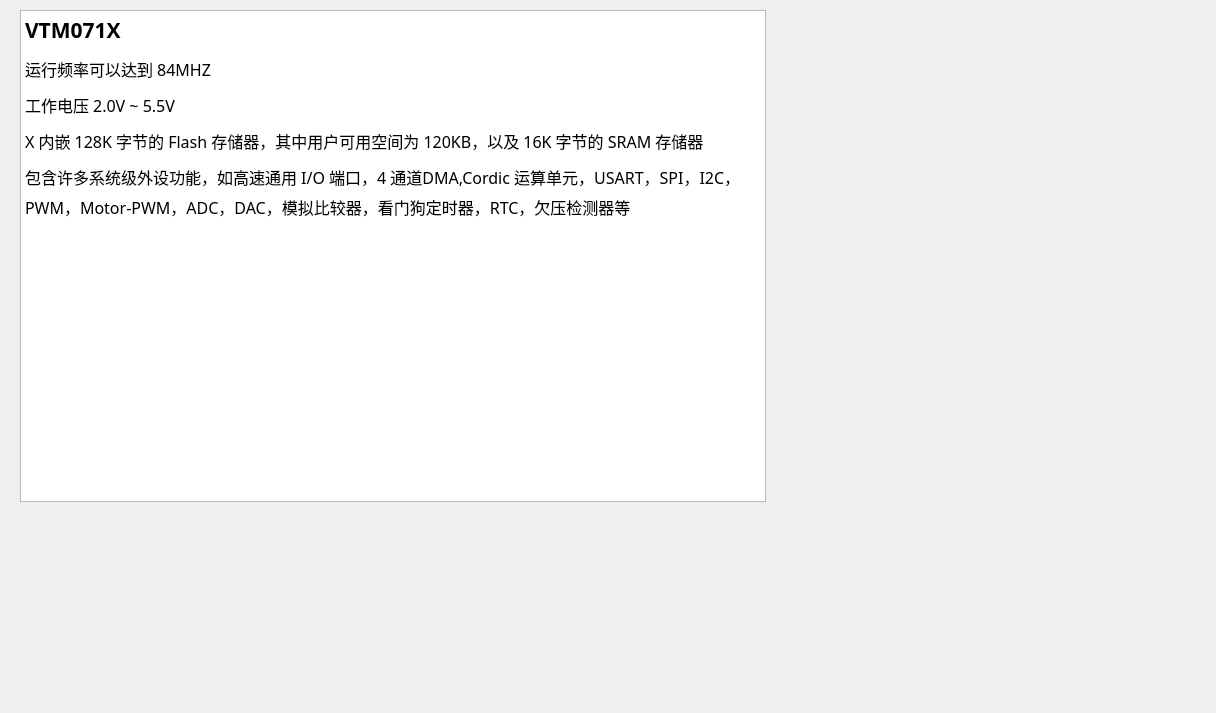
<?xml version="1.0" encoding="UTF-8"?>
<ui version="4.0">
 <class>Chip</class>
 <widget class="QWidget" name="Chip">
  <property name="geometry">
   <rect>
    <x>0</x>
    <y>0</y>
    <width>1216</width>
    <height>713</height>
   </rect>
  </property>
  <property name="windowTitle">
   <string>Chips</string>
  </property>
  <property name="windowIcon">
   <iconset>
    <normaloff>:/req/Create a new project/Yun.png</normaloff>:/req/Create a new project/Yun.png</iconset>
  </property>
  <widget class="QTextEdit" name="text32030x">
   <property name="geometry">
    <rect>
     <x>20</x>
     <y>10</y>
     <width>746</width>
     <height>492</height>
    </rect>
   </property>
   <property name="font">
    <font>
     <family>微软雅黑</family>
     <pointsize>14</pointsize>
     <weight>50</weight>
     <bold>false</bold>
    </font>
   </property>
   <property name="contextMenuPolicy">
    <enum>Qt::DefaultContextMenu</enum>
   </property>
   <property name="styleSheet">
    <string notr="true">
border-image: url(:/req/update/自定义大小 – 2_slices/1.png);</string>
   </property>
   <property name="midLineWidth">
    <number>0</number>
   </property>
   <property name="verticalScrollBarPolicy">
    <enum>Qt::ScrollBarAlwaysOff</enum>
   </property>
   <property name="lineWrapMode">
    <enum>QTextEdit::WidgetWidth</enum>
   </property>
   <property name="html">
    <string>&lt;!DOCTYPE HTML PUBLIC &quot;-//W3C//DTD HTML 4.0//EN&quot; &quot;http://www.w3.org/TR/REC-html40/strict.dtd&quot;&gt;
&lt;html&gt;&lt;head&gt;&lt;meta name=&quot;qrichtext&quot; content=&quot;1&quot; /&gt;&lt;style type=&quot;text/css&quot;&gt;
p, li { white-space: pre-wrap; }
&lt;/style&gt;&lt;/head&gt;&lt;body style=&quot; font-family:'微软雅黑'; font-size:14pt; font-weight:400; font-style:normal;&quot;&gt;
&lt;p style=&quot; margin-top:0px; margin-bottom:0px; margin-left:0px; margin-right:0px; -qt-block-indent:0; text-indent:0px;&quot;&gt;&lt;span style=&quot; font-size:16pt; font-weight:600;&quot;&gt;VTM030X &lt;/span&gt;&lt;/p&gt;
&lt;p style=&quot; margin-top:12px; margin-bottom:12px; margin-left:0px; margin-right:0px; -qt-block-indent:0; text-indent:0px;&quot;&gt;&lt;span style=&quot; font-size:12pt;&quot;&gt;运行频率可以达到 84MHZ&lt;/span&gt;&lt;/p&gt;
&lt;p style=&quot; margin-top:12px; margin-bottom:12px; margin-left:0px; margin-right:0px; -qt-block-indent:0; text-indent:0px;&quot;&gt;&lt;span style=&quot; font-size:12pt;&quot;&gt;工作电压 2.0V ~ 5.5V&lt;/span&gt;&lt;/p&gt;
&lt;p style=&quot; margin-top:12px; margin-bottom:12px; margin-left:0px; margin-right:0px; -qt-block-indent:0; text-indent:0px;&quot;&gt;&lt;span style=&quot; font-size:12pt;&quot;&gt;X 内嵌 128K 字节的 Flash 存储器，其中用户可用空间为 120KB，以及 16K 字节的 SRAM 存储器&lt;/span&gt;&lt;/p&gt;
&lt;p style=&quot; margin-top:12px; margin-bottom:12px; margin-left:0px; margin-right:0px; -qt-block-indent:0; text-indent:0px;&quot;&gt;&lt;span style=&quot; font-size:12pt;&quot;&gt;包含许多系统级外设功能，如高速通用 I/O 端口，4 通道DMA,Cordic 运算单元，USART，SPI，I2C，PWM，Motor-PWM，ADC，DAC，模拟比较器，看门狗定时器，RTC，欠压检测器等&lt;/span&gt;&lt;span style=&quot; font-size:18pt;&quot;&gt;&lt;br /&gt;&lt;/span&gt;&lt;/p&gt;&lt;/body&gt;&lt;/html&gt;</string>
   </property>
  </widget>
  <widget class="QTableView" name="tableView">
   <property name="geometry">
    <rect>
     <x>20</x>
     <y>10</y>
     <width>746</width>
     <height>492</height>
    </rect>
   </property>
  </widget>
  <widget class="QTextEdit" name="text071x">
   <property name="geometry">
    <rect>
     <x>20</x>
     <y>10</y>
     <width>746</width>
     <height>492</height>
    </rect>
   </property>
   <property name="font">
    <font>
     <family>微软雅黑</family>
     <pointsize>14</pointsize>
     <weight>50</weight>
     <bold>false</bold>
    </font>
   </property>
   <property name="contextMenuPolicy">
    <enum>Qt::DefaultContextMenu</enum>
   </property>
   <property name="styleSheet">
    <string notr="true">
border-image: url(:/req/update/自定义大小 – 2_slices/1.png);</string>
   </property>
   <property name="midLineWidth">
    <number>0</number>
   </property>
   <property name="verticalScrollBarPolicy">
    <enum>Qt::ScrollBarAlwaysOff</enum>
   </property>
   <property name="lineWrapMode">
    <enum>QTextEdit::WidgetWidth</enum>
   </property>
   <property name="html">
    <string>&lt;!DOCTYPE HTML PUBLIC &quot;-//W3C//DTD HTML 4.0//EN&quot; &quot;http://www.w3.org/TR/REC-html40/strict.dtd&quot;&gt;
&lt;html&gt;&lt;head&gt;&lt;meta name=&quot;qrichtext&quot; content=&quot;1&quot; /&gt;&lt;style type=&quot;text/css&quot;&gt;
p, li { white-space: pre-wrap; }
&lt;/style&gt;&lt;/head&gt;&lt;body style=&quot; font-family:'微软雅黑'; font-size:14pt; font-weight:400; font-style:normal;&quot;&gt;
&lt;p style=&quot; margin-top:0px; margin-bottom:0px; margin-left:0px; margin-right:0px; -qt-block-indent:0; text-indent:0px;&quot;&gt;&lt;span style=&quot; font-size:16pt; font-weight:600;&quot;&gt;VTM071X &lt;/span&gt;&lt;/p&gt;
&lt;p style=&quot; margin-top:12px; margin-bottom:12px; margin-left:0px; margin-right:0px; -qt-block-indent:0; text-indent:0px;&quot;&gt;&lt;span style=&quot; font-size:12pt;&quot;&gt;运行频率可以达到 84MHZ&lt;/span&gt;&lt;/p&gt;
&lt;p style=&quot; margin-top:12px; margin-bottom:12px; margin-left:0px; margin-right:0px; -qt-block-indent:0; text-indent:0px;&quot;&gt;&lt;span style=&quot; font-size:12pt;&quot;&gt;工作电压 2.0V ~ 5.5V&lt;/span&gt;&lt;/p&gt;
&lt;p style=&quot; margin-top:12px; margin-bottom:12px; margin-left:0px; margin-right:0px; -qt-block-indent:0; text-indent:0px;&quot;&gt;&lt;span style=&quot; font-size:12pt;&quot;&gt;X 内嵌 128K 字节的 Flash 存储器，其中用户可用空间为 120KB，以及 16K 字节的 SRAM 存储器&lt;/span&gt;&lt;/p&gt;
&lt;p style=&quot; margin-top:12px; margin-bottom:12px; margin-left:0px; margin-right:0px; -qt-block-indent:0; text-indent:0px;&quot;&gt;&lt;span style=&quot; font-size:12pt;&quot;&gt;包含许多系统级外设功能，如高速通用 I/O 端口，4 通道DMA,Cordic 运算单元，USART，SPI，I2C，PWM，Motor-PWM，ADC，DAC，模拟比较器，看门狗定时器，RTC，欠压检测器等&lt;/span&gt;&lt;span style=&quot; font-size:18pt;&quot;&gt;&lt;br /&gt;&lt;/span&gt;&lt;/p&gt;&lt;/body&gt;&lt;/html&gt;</string>
   </property>
  </widget>
  <zorder>tableView</zorder>
  <zorder>text32030x</zorder>
  <zorder>text071x</zorder>
 </widget>
 <resources>
  <include location="../req/req.qrc"/>
 </resources>
 <connections/>
 <slots>
  <slot>insert()</slot>
  <slot>refresh()</slot>
 </slots>
</ui>
